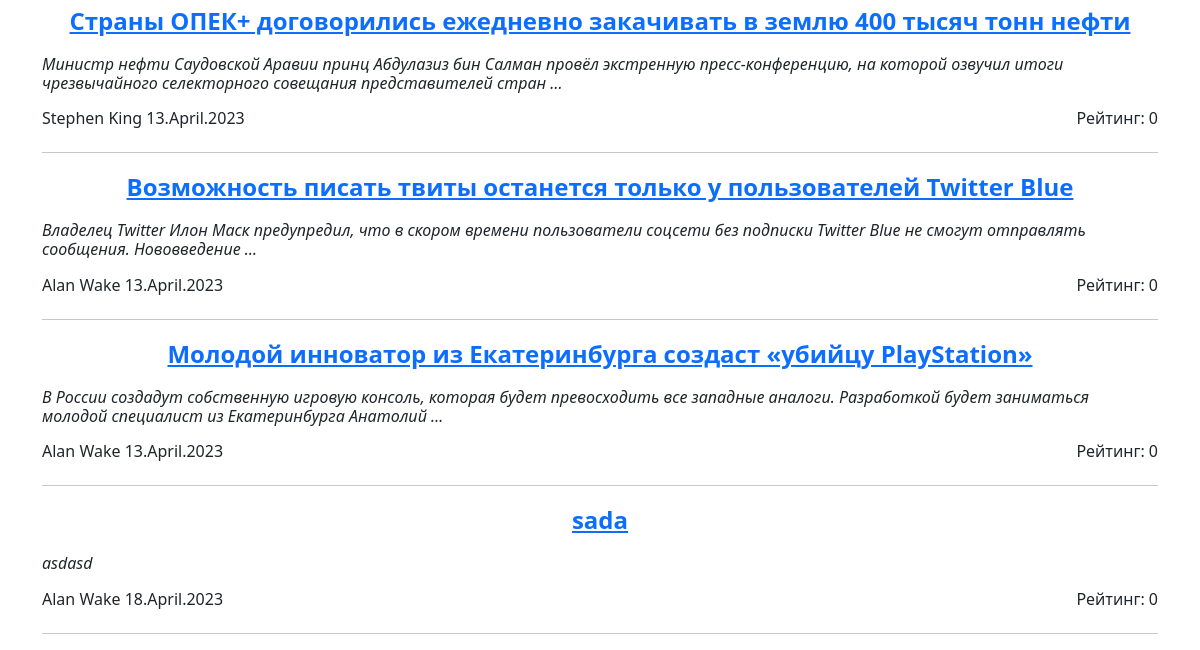
Page /posts/search/ (lower part) on the earlier database version.
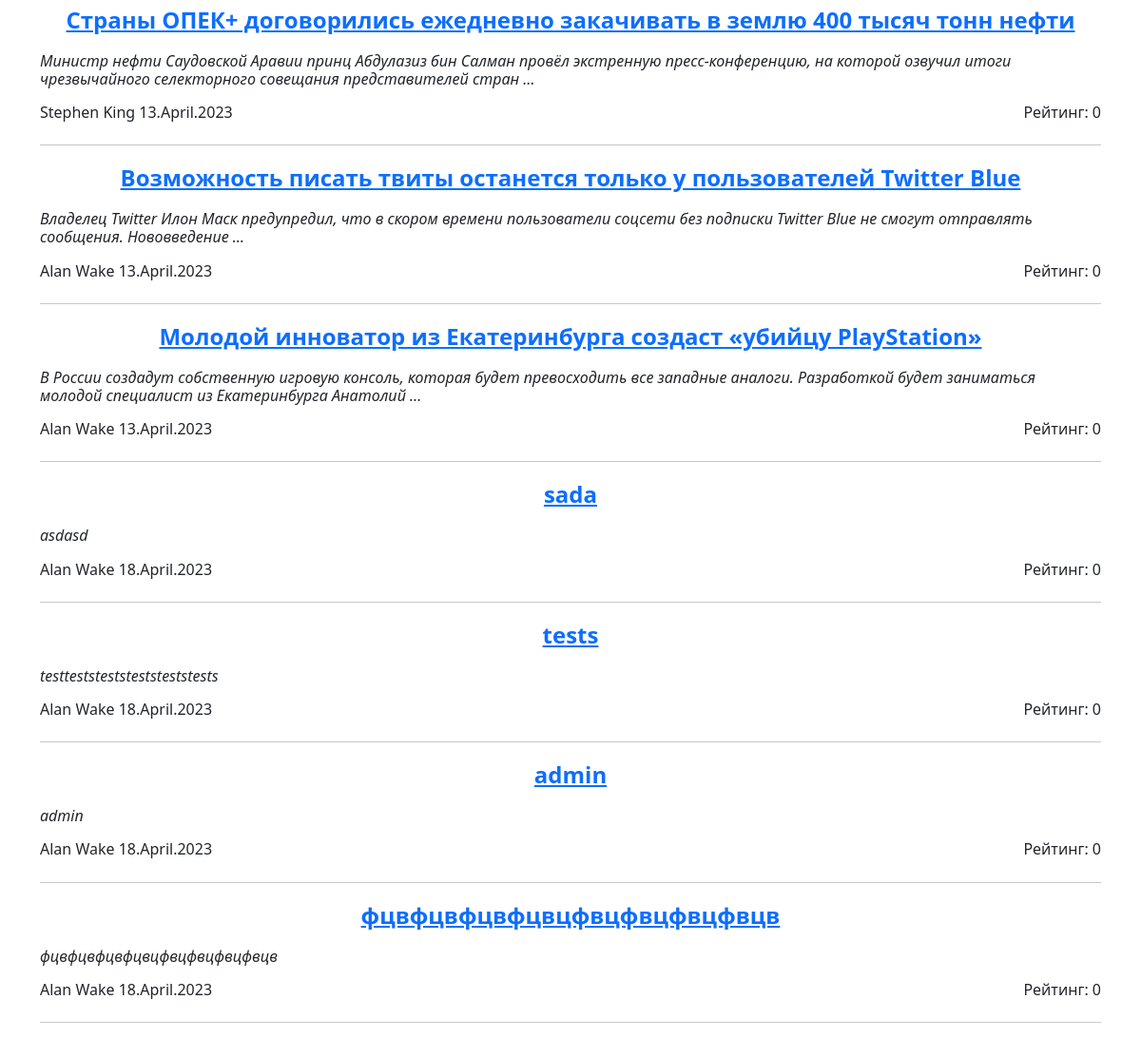
Same page on the later database version.
### news/models.py (models this page shows, shortened)
class Post(models.Model):
    ar = 'Article'
    nw = 'News'
    post_types = [
        (ar, 'Article'),
        (nw, 'News')
    ]
    post_type = models.CharField(max_length=7, choices=post_types, default=nw)
    t_creation = models.DateTimeField(auto_now_add=True)
    title = models.CharField(max_length=255)
    content = models.TextField()
    rating = models.IntegerField(default=0, db_column='rating')
    author = models.ForeignKey('Author', on_delete=models.CASCADE, related_name='post')
    category = models.ManyToManyField('Category', blank=True, through='PostCategory', verbose_name='Категории')  # Связь многие к многим

class Author(models.Model):
    full_name = models.CharField(max_length=100)
    rating = models.IntegerField(default=0) # значение вычисляется в update_rating
    user = models.ForeignKey('auth.User', on_delete=models.CASCADE) # связь с методом User один к одному
    def update_rating(self):
        r_comments_by_author = Comment.objects.filter(user_id=self.user.id).aggregate(models.Sum('rating'))['rating__sum'] # new variant
        r_posts = Post.objects.filter(author_id=self).aggregate(models.Sum('rating')) #суммарный рейтинг за посты
        post_ids = Post.objects.filter(author_id=self).values_list('id', flat=True) #(flat=True) чтобы получить одним списком id всех постов этого автора
        r_comments_to_author_posts = Comment.objects.filter(post_id__in=post_ids).aggregate(models.Sum('rating'))['rating__sum']
        print(r_posts, r_posts['rating__sum'], r_comments_by_author, r_comments_to_author_posts)
        self.rating = (int(r_posts['rating__sum']) * 3) + int(r_comments_by_author) + int(r_comments_to_author_posts)
        print(self.rating)
        self.save()
    def __str__(self):
        return self.full_name

### news/views.py (the view)
# urls.py: path('search/', PostSearch.as_view(), name='news_search'),
class PostSearch(ListView):
    model = Post
    template_name = 'search.html'
    context_object_name = 'posts'
    def get_queryset(self):
        queryset = super().get_queryset()
        self.filterset = PostFilter(self.request.GET, queryset)
        return self.filterset.qs
    def get_context_data(self, **kwargs):
        context = super().get_context_data(**kwargs)
        context['filterset'] = self.filterset
        return context

### news/models.py (called while the page is built)
    def __str__(self):
        return self.category_name

### news/templatetags/custom_filters.py (called while the page is built)
@register.filter()
def censor(value):
   for word in bad_words:
      if word.lower() in value.lower():
         value = value.replace(word[1:-2], '*' * (len(word)-1))
   return value

### templates/search.html (shortened to what this page needs)
{% extends 'flatpages/default.html' %}
{% load custom_filters %}
{% block content %}
   {% if posts %}
       {% for post in posts %}
           <a href="{% url 'post_full' pk=post.pk %}" style="display: block; text-align: center; font-size:24px; font-weight: bold">{{post.title|censor}}</a>
           <h6 style="text-align: left; font-style: italic;">{{post.content|truncatewords:20|censor}}</h6>
           <div style="display: flex; justify-content: space-between; align-items: center;">
               <h6>{{post.author}} {{post.t_creation|date:"j.F.Y" }}</h6>
               <h6>Рейтинг: {{post.rating}}</h6>
           </div>
           <hr>
       {% endfor %}
   {% else %}
       <h2>Конец истории</h2>
   {% endif %}
{% endblock content %}

### templates/flatpages/default.html (shortened to what this page needs)
<!DOCTYPE html>
<html lang="en">
    <head>
        {% load static %}
        <link href="{% static 'css/styles.css' %}" rel="stylesheet" />
    </head>
    <body>
<div class="container">
   <div class="row">
       <div class="col-lg-12 text-center">
           {% block content %}{% endblock content %}
       </div>
   </div>
</div>
    </body>
</html>

Differences in the rows shown:
added Post: title|censor "tests", content|censor "testteststeststeststeststests", author "Alan Wake", t_creation "18.April.2023", rating "0"
added Post: title|censor "admin", content|censor "admin", author "Alan Wake", t_creation "18.April.2023", rating "0"
added Post: title|censor "фцвфцвфцвфцвцфвцфвцфвцфвцв", content|censor "фцвфцвфцвфцвцфвцфвцфвцфвцв", author "Alan Wake", t_creation "18.April.2023", rating "0"
